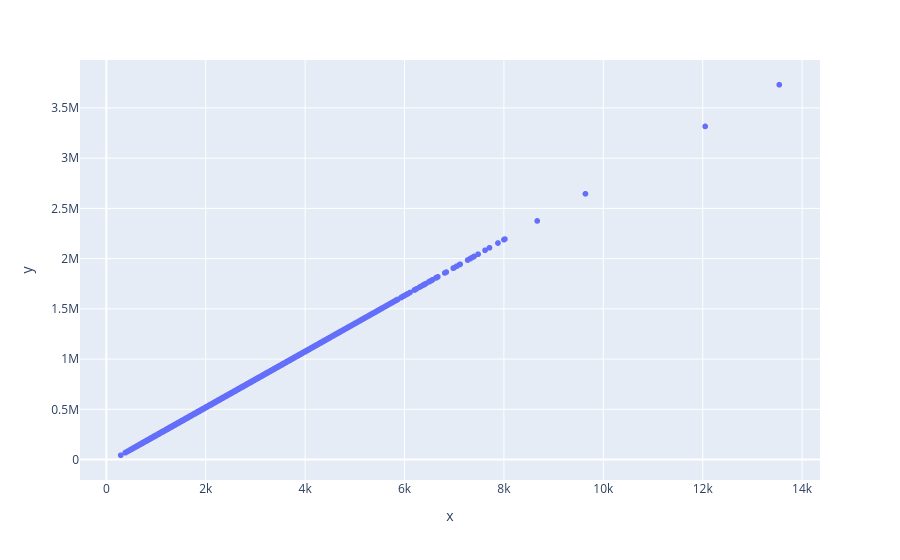

This figure's notebook cell:
### Code cell
grafico = px.scatter(x=X_casas_train.ravel(), y=previsoes)
grafico.show()

### Figure 1 — Plotly figure (JSON) as saved in the notebook; plotly's stock layout.template omitted (floating-point values rounded to 4 significant figures; data arrays with more than 128 entries replaced by an {"elided": "..."} marker saying what was removed)
{"data": [{"hovertemplate": "x=%{x}<br>y=%{y}<extra></extra>", "legendgroup": "", "marker": {"color": "#636efa", "symbol": "circle"}, "mode": "markers", "name": "", "showlegend": false, "type": "scattergl", "x": {"elided": "15129 int values"}, "xaxis": "x", "y": {"elided": "15129 float values"}, "yaxis": "y"}], "layout": {"legend": {"tracegroupgap": 0}, "margin": {"t": 60}, "xaxis": {"anchor": "y", "domain": [0, 1], "title": {"text": "x"}}, "yaxis": {"anchor": "x", "domain": [0, 1], "title": {"text": "y"}}}}
